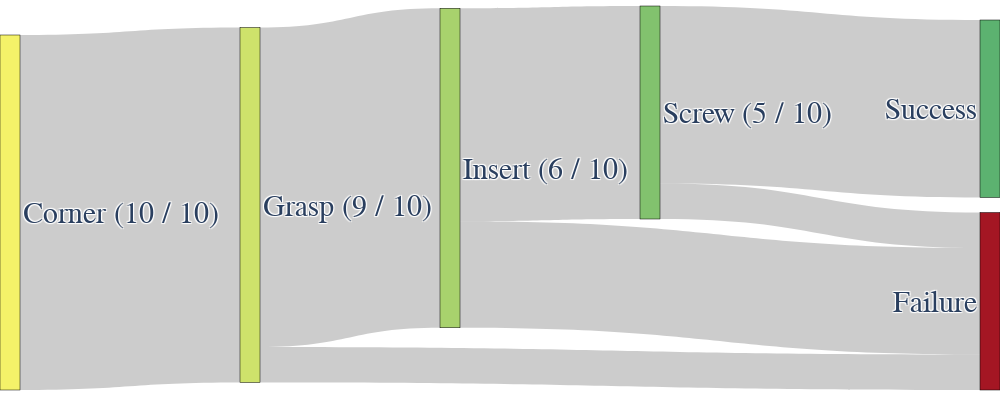

Source (notebook cell):
### Code cell
import plotly.graph_objects as go

labels = [
    "Corner (10 / 10)",
    "Grasp (9 / 10)",
    "Insert (6 / 10)",
    "Screw (5 / 10)",
    "Success",
    "Failure",
]

fig = go.Figure(
    data=[
        go.Sankey(
            node=dict(
                pad=15,
                thickness=20,
                line=dict(color="black", width=0.5),
                label=labels,
                color=[
                    "#F4F269",
                    "#CEE26B",
                    "#A8D26D",
                    "#82C26E",
                    "#5CB270",
                    "#A41623",
                ],
                x=[0, 0.25, 0.45, 0.65, 1],
                y=[0, 0.5, 0.4, 0.25, 0.0],
            ),
            link=dict(
                source=[0, 0, 1, 1, 2, 2, 3, 3],
                target=[1, 5, 2, 5, 3, 5, 4, 5],
                value=[10, 0, 9, 1, 6, 3, 5, 1],
                label=["10", "0", "9", "1", "6", "3", "5", "1"],
            ),
            textfont=dict(size=30, family="Times New Roman"),
        )
    ]
)


fig.update_layout(
    margin=dict(l=0, r=0, t=20, b=10),
    height=400,
    width=1000,
)

fig.write_image(str(plot_base_path / "appendix_fig" / "real_success_sankey.pdf"))
fig.show()

### Figure 1 — Plotly figure (JSON) as saved in the notebook; plotly's stock layout.template omitted (floating-point values rounded to 4 significant figures)
{"data": [{"link": {"label": ["10", "0", "9", "1", "6", "3", "5", "1"], "source": [0, 0, 1, 1, 2, 2, 3, 3], "target": [1, 5, 2, 5, 3, 5, 4, 5], "value": [10, 0, 9, 1, 6, 3, 5, 1]}, "node": {"color": ["#F4F269", "#CEE26B", "#A8D26D", "#82C26E", "#5CB270", "#A41623"], "label": ["Corner (10 / 10)", "Grasp (9 / 10)", "Insert (6 / 10)", "Screw (5 / 10)", "Success", "Failure"], "line": {"color": "black", "width": 0.5}, "pad": 15, "thickness": 20, "x": [0, 0.25, 0.45, 0.65, 1], "y": [0, 0.5, 0.4, 0.25, 0]}, "textfont": {"family": "Times New Roman", "size": 30}, "type": "sankey"}], "layout": {"height": 400, "margin": {"b": 10, "l": 0, "r": 0, "t": 20}, "width": 1000}}
